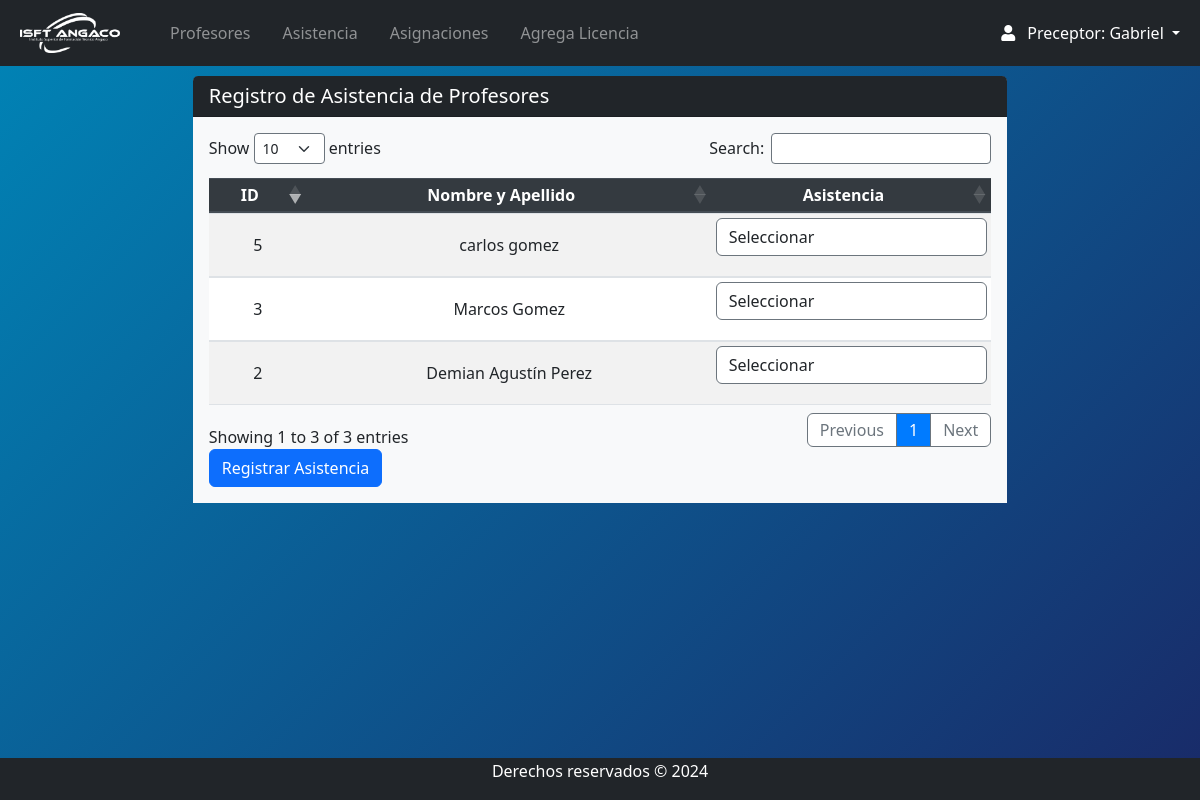
Page /Views/preceptor/asistencia_crea.php (signed in) on the committed database.
### tables this page shows
CREATE TABLE `usuarios` (
  `id_usuario` int(11) NOT NULL,
  `nombre` varchar(255) NOT NULL,
  `apellido` varchar(255) NOT NULL,
  `dni` varchar(20) NOT NULL,
  `celular` varchar(20) DEFAULT NULL,
  `correo` varchar(255) NOT NULL,
  `password` varchar(255) DEFAULT NULL,
  `direccion` text DEFAULT NULL,
  `foto` varchar(255) DEFAULT NULL,
  `cv` varchar(255) DEFAULT NULL,
  `fechadeingreso` date NOT NULL,
  `fechadebaja` date DEFAULT NULL,
  `etapa` enum('Activo','Inactivo') NOT NULL DEFAULT 'Activo',
  `id_rol` int(11) DEFAULT NULL
);

### Views/preceptor/asistencia_crea.php (the view, shortened to what this page needs)
<?php
require 'navbar.php';
include('../../conn/connection.php');
?>
<div class="container mt-3">
    <div class="col d-flex align-items-center justify-content-center">
        <div class="card rounded-2 border-0 w-75">
            <h5 class="card-header bg-dark text-white">Registro de Asistencia de Profesores</h5>
            <div class="card-body bg-light">
                <form action="" method="post" enctype="multipart/form-data">
                    <div class="table-responsive">
                        <table id="example" class="table table-striped table-sm">
                            <thead class="thead-dark">
                                <tr>
                                    <th>ID</th>
                                    <th>Nombre y Apellido</th>
                                    <th>Asistencia</th>
                                </tr>
                            </thead>
                            <tbody>
                                <?php
                                $sql = "SELECT id_usuario, nombre, apellido FROM usuarios WHERE id_rol = 2";
                                $stmt = $db->query($sql);
                                if ($stmt->rowCount() > 0) {
                                    while ($row = $stmt->fetch(PDO::FETCH_ASSOC)) {
                                        echo "<tr>";
                                        echo "<td>" . htmlspecialchars($row['id_usuario']) . "</td>";
                                        echo "<td>" . htmlspecialchars($row['nombre']) . " " . htmlspecialchars($row['apellido']) . "</td>";
                                        echo "<td>";
                                        echo "<div class='form-group'>";
                                        echo "<select class='form-control' name='asistencia[" . htmlspecialchars($row['id_usuario']) . "]'>";
                                        echo "<option value=''>Seleccionar</option>";
                                        echo "</select>";
                                        echo "</div>";
                                        echo "</td>";
                                        echo "</tr>";
                                    }
                                } else {
                                    echo "<tr><td colspan='3' class='text-center'>No hay profesores registrados</td></tr>";
                                }
                                ?>
                            </tbody>
                        </table>
                    </div>
                    <button type="submit" class="btn btn-primary">Registrar Asistencia</button>
                </form>
            </div>
        </div>
    </div>
</div>
<?php require 'footer.php'; ?>

### css/style.css (style rules this page uses)
body { position: relative; padding-bottom: 10px; min-height: 100vh; }
select { border-style: solid !important; border-color: #6c757d !important; border-width: 1px !important; }
th, td { text-align: center !important; vertical-align: middle !important; }

### Views/preceptor/navbar.php (style rules this page uses)
body { background: linear-gradient(135deg,#0085b7, #192a68); }

### rows in the picture
usuarios: id_usuario "2", nombre "Demian Agustín", apellido "Perez"
usuarios: id_usuario "3", nombre "Marcos", apellido "Gomez"
usuarios: id_usuario "5", nombre "carlos", apellido "gomez"

### other values in the picture
$_SESSION['nombre'] "Gabriel"
